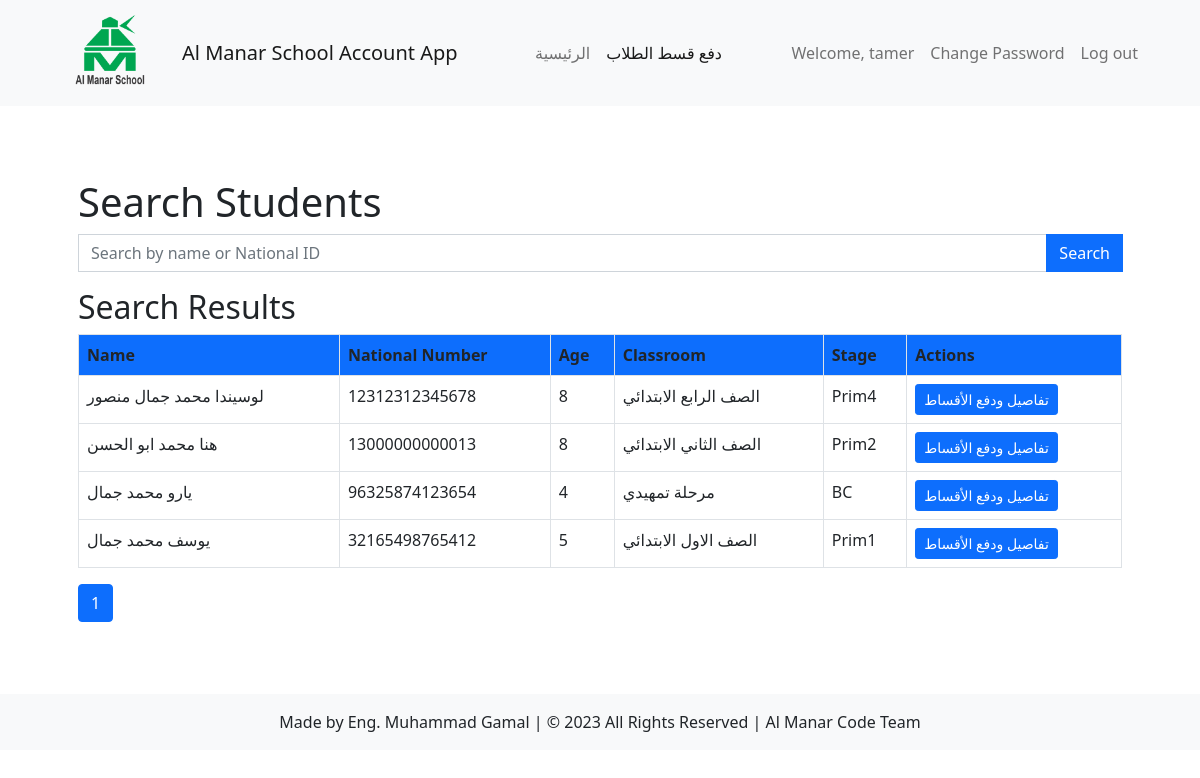
The page /students/search/ (signed in) on the database as committed earlier.
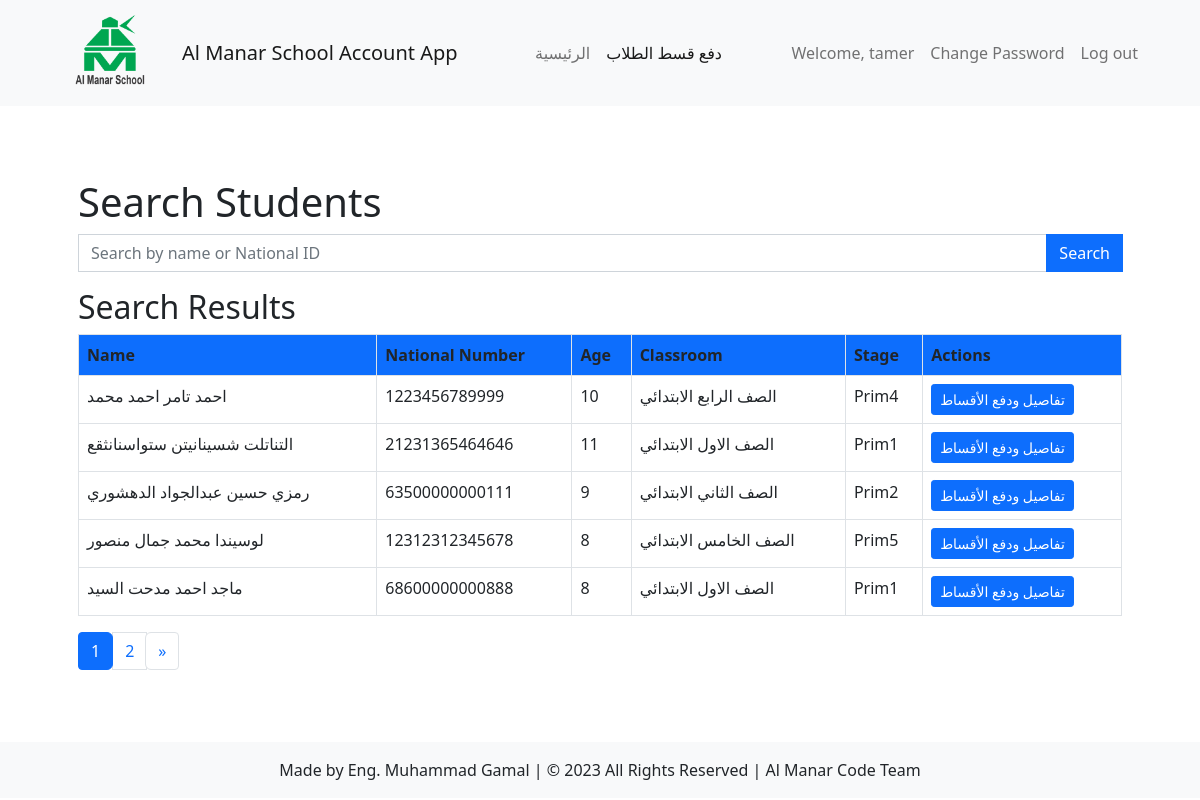
The same page on the database as committed later.
### students/models.py (models this page shows, shortened)
class Student(models.Model):
    GENDER_CHOICES = (
        ('', '---------'),
        ('M', 'Male'),
        ('F', 'Female'),
    )
    name = models.CharField(max_length=50)
    national_number = models.IntegerField(unique=True)
    age = models.IntegerField()
    gender = models.CharField(max_length=1, choices=GENDER_CHOICES)
    date_of_birth = models.DateField()
    academic_year = models.ForeignKey(AcademicYear, on_delete=models.CASCADE, default=timezone.now, null=True, blank=True)
    classroom = models.ManyToManyField(Classroom)
    total_payments = models.DecimalField(max_digits=8, decimal_places=2, default=0, null=True, blank=True)
    total_owed = models.DecimalField(max_digits=8, decimal_places=2, default=0, null=True, blank=True)
    phone_number = models.CharField(max_length=20, default='')  # Add the phone number field

class Classroom(models.Model):
    CLASS_CHOICES = (
        ('', 'اختار المرحلة التعليمية'),
        ('BC', 'مرحلة تمهيدي'),
        ('KG1', 'رياض أطفال 1'),
        ('KG2', 'رياض أطفال 2'),
        ('Prim1', 'الصف الأول الابتدائي'),
        ('Prim2', 'الصف الثاني الابتدائي'),
        ('Prim3', 'الصف الثالث الابتدائي'),
        ('Prim4', 'الصف الرابع الابتدائي'),
        ('Prim5', 'الصف الخامس الابتدائي'),
        ('Prim6', 'الصف السادس الابتدائي'),
        ('Prep7', 'الصف الأول الإعدادي'),
        ('Prep8', 'الصف الثاني الإعدادي'),
        ('Prep9', 'الصف الثالث الإعدادي'),
        ('Sec1', 'الصف الأول الثانوي'),
        ('Sec2', 'الصف الثاني الثانوي'),
        ('Sec3', 'الصف الثالث الثانوي'),
    )
    name = models.CharField(max_length=100, default='Default Classroom Name', null=True)
    stage = models.CharField(max_length=50, choices=CLASS_CHOICES, default='default_value', null=True)
    educational_stage = models.ForeignKey(EducationalStage, on_delete=models.CASCADE)
    fee_per_student = models.DecimalField(max_digits=8, decimal_places=2, default=0)

### students/views.py (the view)
# urls.py: path('search/', views.search_student, name='search_student'),
@never_cache
@login_required
def search_student(request):
    query = request.GET.get('query')
    students = Student.objects.all().order_by('name')
    if query and query.strip():
        students = students.filter(Q(name__icontains=query) | Q(national_number__icontains=query))
    paginator = Paginator(students, 5)  # Display 5 students per page
    page_number = request.GET.get('page')
    page_obj = paginator.get_page(page_number)
    context = {
        'students': page_obj,
        'query': query,
        'page_obj': page_obj,
    }
    return render(request, 'students/search_student.html', context)

### students/templates/students/search_student.html (shortened to what this page needs)
{% extends 'students/base/account_navbar.html' %}
{% block content %}
  <div class="container my-5">
    <h1>Search Students</h1>
    <form method="GET" action="{% url 'students:search_student' %}">
      <div class="input-group mb-3">
        <input type="text" class="form-control" name="query" placeholder="Search by name or National ID ">
        <button type="submit" class="btn btn-primary">Search</button>
      </div>
    </form>
    {% if students %}
      <h2>Search Results</h2>
      <div class="table-responsive">
        <table class="table table-bordered">
          <thead class="bg-primary text-white">
            <tr>
              <th>Name</th>
              <th>National Number</th>
              <th>Age</th>
              <th>Classroom</th>
              <th>Stage</th>
              <th>Actions</th>
            </tr>
          </thead>
          <tbody>
            {% for student in students %}
              <tr>
                <td>{{ student.name }}</td>
                <td>{{ student.national_number }}</td>
                <td>{{ student.age }}</td>
                <td>
                  {% for classroom in student.classroom.all %}
                  {{ classroom.name }}
                  {% empty %}
                  N/A
                  {% endfor %}
              </td>
              <td>
                {% for classroom in student.classroom.all %}
                {{ classroom.stage }}
                {% empty %}
                N/A
                {% endfor %}
            </td>
                <td>
                  <a href="{% url 'students:student_detail' pk=student.pk %}" class="btn btn-primary btn-sm">تفاصيل ودفع الأقساط</a>
                </td>
              </tr>
            {% endfor %}
          </tbody>
        </table>
      </div>
      <nav aria-label="Pagination">
        <ul class="pagination">
          {% for page in page_obj.paginator.page_range %}
            {% if page == page_obj.number %}
              <li class="page-item active" aria-current="page">
                <a class="page-link" href="#">{{ page }} <span class="sr-only">(current)</span></a>
              </li>
            {% else %}
              <li class="page-item"><a class="page-link" href="?page={{ page }}{% if query %}&query={{ query }}{% endif %}">{{ page }}</a></li>
            {% endif %}
          {% endfor %}
          {% if page_obj.has_next %}
            <li class="page-item">
              <a class="page-link" href="?page={{ page_obj.next_page_number }}{% if query %}&query={{ query }}{% endif %}" aria-label="Next">
                <span aria-hidden="true">&raquo;</span>
              </a>
            </li>
          {% endif %}
        </ul>
      </nav>
    {% else %}
      <p>No students found.</p>
    {% endif %}
  </div>
{% endblock %}

Rows that differ between the two databases and show on the page:
no longer on this page (row unchanged): Student: name "هنا محمد ابو الحسن", national_number "13000000000013", age "8", Classroom (name "الصف الثاني الابتدائي", stage "Prim2")
no longer on this page (row unchanged): Student: name "يارو محمد جمال", national_number "96325874123654", age "4"
no longer on this page (row unchanged): Classroom: name "مرحلة تمهيدي", stage "BC"
no longer on this page (row unchanged): Student: name "يوسف محمد جمال", national_number "32165498765412", age "5", Classroom (name "الصف الاول الابتدائي", stage "Prim1")
added Student: name "احمد تامر احمد محمد", national_number "1223456789999", age "10", Classroom (name "الصف الرابع الابتدائي", stage "Prim4")
added Student: name "التناتلت شسينانيتن ستواسنانثقع", national_number "21231365464646", age "11", Classroom (name "الصف الاول الابتدائي", stage "Prim1")
added Student: name "رمزي حسين عبدالجواد الدهشوري", national_number "63500000000111", age "9", Classroom (name "الصف الثاني الابتدائي", stage "Prim2")
changed Student "لوسيندا محمد جمال منصور": gains Classroom (name "الصف الخامس الابتدائي", stage "Prim5"); loses Classroom (name "الصف الرابع الابتدائي", stage "Prim4")
added Student: name "ماجد احمد مدحت السيد", national_number "68600000000888", age "8", Classroom (name "الصف الاول الابتدائي", stage "Prim1")
Other text that changed with them:
new list line: "2"
